Frame 1 (no input): blank canvas, image omitted
Frame 60 (the mouse pressed at the canvas centre just before this capture): blank canvas, image omitted
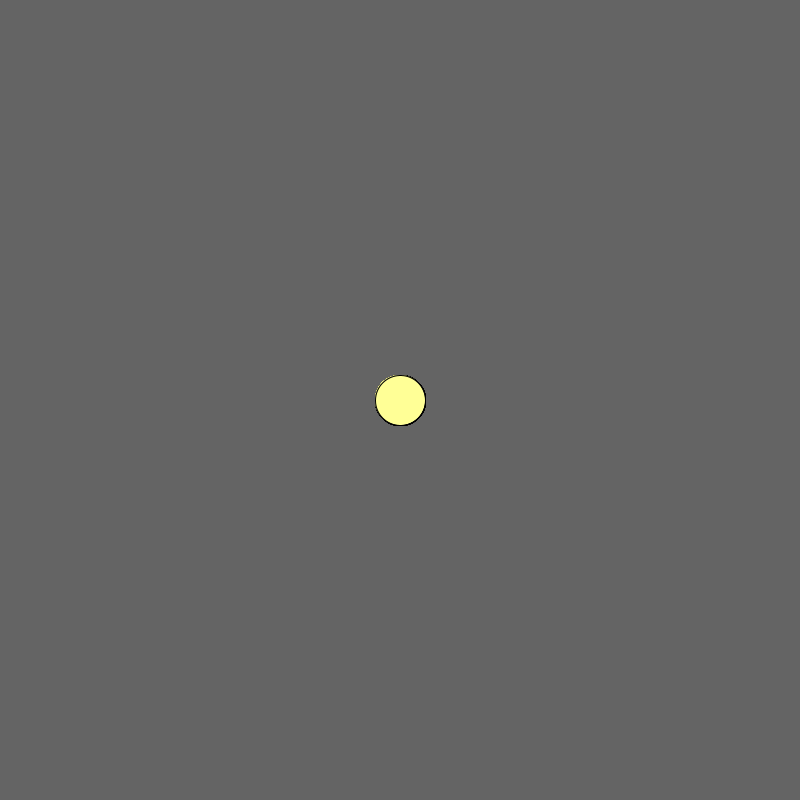
Frame 120 (the mouse held since frame 60 and released just before this capture)

The Processing sketch whose frames 1 and 60 were blank and that drew this single picture after the mouse press (run headless with seeded random() and noise(); from frame 60 on, the mouse is pressed at the canvas centre):

// Processing sketch: processing_12009
// ── processing_12009.pde

void setup() { 
size(800, 800); 
background (100,50);
}  
 
void draw () {
   if(mousePressed){
  fill (mouseX, mouseY, 150, 255);
  ellipse (mouseX, mouseY, 50, 50);
   }
  }
  
